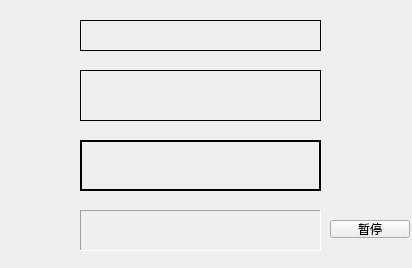
<?xml version="1.0" encoding="UTF-8"?>
<ui version="4.0">
 <class>Widget</class>
 <widget class="QWidget" name="Widget">
  <property name="geometry">
   <rect>
    <x>0</x>
    <y>0</y>
    <width>412</width>
    <height>268</height>
   </rect>
  </property>
  <property name="windowTitle">
   <string>Widget</string>
  </property>
  <widget class="myLabel" name="label">
   <property name="geometry">
    <rect>
     <x>80</x>
     <y>20</y>
     <width>241</width>
     <height>31</height>
    </rect>
   </property>
   <property name="frameShape">
    <enum>QFrame::Box</enum>
   </property>
   <property name="text">
    <string/>
   </property>
  </widget>
  <widget class="QLabel" name="label_2">
   <property name="geometry">
    <rect>
     <x>80</x>
     <y>70</y>
     <width>241</width>
     <height>51</height>
    </rect>
   </property>
   <property name="frameShape">
    <enum>QFrame::Box</enum>
   </property>
   <property name="text">
    <string/>
   </property>
  </widget>
  <widget class="QLabel" name="label_3">
   <property name="geometry">
    <rect>
     <x>80</x>
     <y>140</y>
     <width>241</width>
     <height>51</height>
    </rect>
   </property>
   <property name="frameShape">
    <enum>QFrame::WinPanel</enum>
   </property>
   <property name="text">
    <string/>
   </property>
  </widget>
  <widget class="QLabel" name="label_4">
   <property name="geometry">
    <rect>
     <x>80</x>
     <y>210</y>
     <width>241</width>
     <height>41</height>
    </rect>
   </property>
   <property name="frameShape">
    <enum>QFrame::Panel</enum>
   </property>
   <property name="frameShadow">
    <enum>QFrame::Sunken</enum>
   </property>
   <property name="text">
    <string/>
   </property>
   <property name="textFormat">
    <enum>Qt::AutoText</enum>
   </property>
  </widget>
  <widget class="QPushButton" name="dtn">
   <property name="geometry">
    <rect>
     <x>330</x>
     <y>220</y>
     <width>80</width>
     <height>18</height>
    </rect>
   </property>
   <property name="text">
    <string>暂停</string>
   </property>
  </widget>
 </widget>
 <customwidgets>
  <customwidget>
   <class>myLabel</class>
   <extends>QLabel</extends>
   <header location="global">mylabel.h</header>
  </customwidget>
 </customwidgets>
 <resources/>
 <connections/>
</ui>
